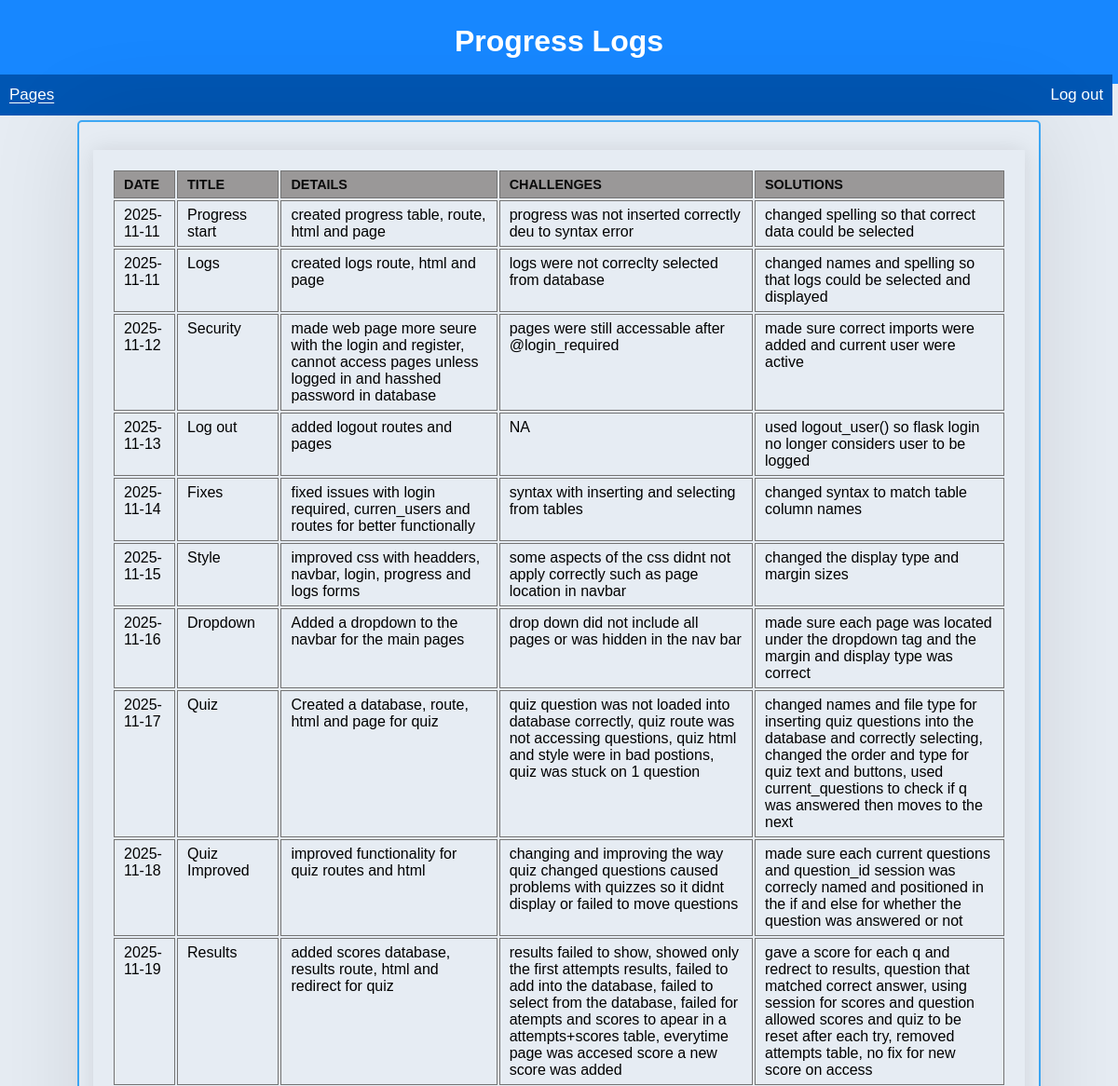
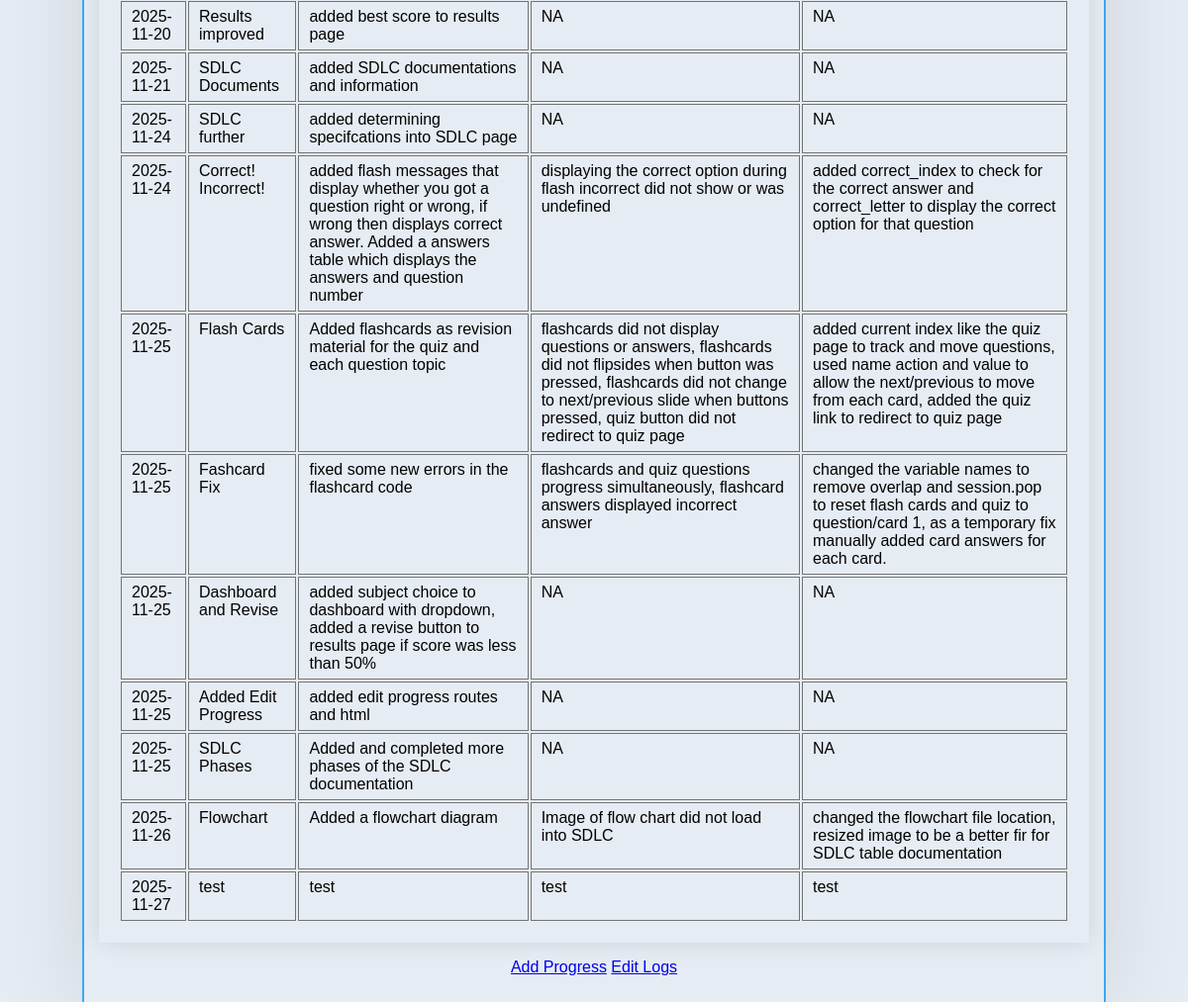
Screenshot of /logs (signed in) with the database file from the repository (2 pictures, top to bottom).
### tables this page shows
CREATE TABLE progresslogs (
    id INTEGER PRIMARY KEY AUTOINCREMENT,
    user_id INTEGER NOT NULL,
    date TEXT NOT NULL,
    title TEXT NOT NULL UNIQUE,
    details TEXT NOT NULL,
    image_path TEXT,
    challenges TEXT NOT NULL,
    solutions TEXT NOT NULL
);

### app.py (the view)
@app.route('/logs', methods = ['GET', 'POST'])
@login_required
def logs():
    conn = get_db_connection()
    cursor = conn.cursor()
    cursor.execute("SELECT date, title, details, challenges, solutions FROM progresslogs WHERE user_id = ? ORDER BY date ASC", (current_user.id,))
    posts = cursor.fetchall()
    conn.close()
    return render_template('logs.html', posts = posts, username=current_user.username)

### app.py (called while the page is built)
@login_manager.user_loader
def load_user(user_id):
    try:
        with get_db_connection() as conn:
            cursor = conn.cursor()
            cursor.execute(
                'SELECT id, username FROM Users WHERE id = ?',
                (user_id)
            )
            user = cursor.fetchone()
        if user:
            return User(id=user['id'], username=user['username'])
        return None
    except Exception as e:
        print(f"Error loading user {user_id}: {e}")  # Replace with proper logging later
        return None

def get_db_connection(): # connect to the database.db
    conn = sqlite3.connect('database.db')
    conn.row_factory = sqlite3.Row
    return conn

### templates/logs.html (shortened to what this page needs)
{% extends 'base.html' %}
{% block heading %}Progress Logs{% endblock %}
{% block content %}
<form class="table">
    {% if posts %}
        <table>
            <tr>
                <th>Date</th>
                <th>Title</th>
                <th>Details</th>
                <th>Challenges</th>
                <th>Solutions</th>
            </tr>
        {% for post in posts %}
            <tr>
                <td>{{ post.date }}</td>
                <td>{{ post.title }}</td>
                <td>{{ post.details }}</td>
                <td>{{ post.challenges }}</td>
                <td>{{ post.solutions }}</td>
            </tr>
        {% endfor%}
        </table>
        <p class="progress"><a href="{{ url_for('addprogress') }}">Add Progress</a>
        <a href="{{ url_for('edit_log') }}">Edit Logs</a></p>
    {%endif%}
</form>
{% endblock %}

### templates/base.html (shortened to what this page needs)
<!DOCTYPE html>
<html lang="en">
<head>
    <link rel="stylesheet" href="{{ url_for('static', filename='styles.css') }}">
</head>
<body>
    <header>
        <h1>{% block heading %}Smart Study Quiz App{% endblock %}</h1>
    </header>
    <navbar>
        {% if not current_user.is_authenticated %}
        <a href="{{ url_for('register') }}">Register</a>
        <a href="{{ url_for('login') }}">Login</a>
        {% else %}
        <div class="dropdown">
            <a href="#" class="dropbtn">Pages</a>
        </div>
        <a href="{{ url_for('logoff') }}">Log out</a>
        {% endif %}
    </navbar>
    <content>
        {% block content %}
        {% endblock %}
    </content>
</body>
</html>

### static/styles.css (style rules this page uses)
body { font-family: Arial, sans-serif; margin: 10px; padding: 0; background-color: #e6ecf3; color:black; }
header { background-color: #1787ff; color: white; margin: -10px; padding: 5px 15px; text-align: center; }
.dropdown { position: relative; display: flex; color: white; text-decoration: underline; text-underline-offset: 2.5px; }
navbar { background-color: #0056b3; width: 101.2%; margin: -10px; box-sizing: border-box; padding: 0; display: flex; justify-content: space-between; }
navbar a { color: white; font-size: 17px; text-decoration: none; display: flex; padding: 12px 10px; align-items: center; border-radius: 0; }
h1 { text-align: center; }
.table { max-width: 1000px; margin: 15px auto; padding: 15px; border-radius: 5px; box-shadow: 0 0 100px rgba(0,0,0, 0.1); align-content: center; vertical-align: top; }
td, th { vertical-align: top; }
.progress { text-align: center; border: #0a0a0a; }
form { max-width: 500px; margin: 15px auto; margin-top: 50px; padding: 15px; border-radius: 5px; box-shadow: 0 0 100px rgba(0, 8, 255, 0.1); align-content: center; border: 2px solid #3da7f4; }
table { max-width: 1500px; margin: 15px auto; padding: 20px; border-radius: 1px; box-shadow: 0 0 25px rgba(0,0,0, 0.1); align-content: center; }
table th, table td, table tr { border: 1px solid #737373; padding: 6px 10px; text-align: left; }
table th { background-color: #9a9898; color: #0a0a0a; font-weight: bold; text-transform: uppercase; font-size: 0.9em; }

### rows the page displays
progresslogs: date "2025-11-11", title "Progress start", details "created progress table, route, html and page", challenges "progress was not inserted correctly deu to syntax error", solutions "changed spelling so that correct data could be selected"
progresslogs: date "2025-11-11", title "Logs", details "created logs route, html and page", challenges "logs were not correclty selected from database", solutions "changed names and spelling so that logs could be selected and displayed"
progresslogs: date "2025-11-12", title "Security", details "made web page more seure with the login and register, cannot access pages unless logged in and hasshed password in database", challenges "pages were still accessable after @login_required", solutions "made sure correct imports were added and current user were active"
progresslogs: date "2025-11-13", title "Log out", details "added logout routes and pages", challenges "NA", solutions "used logout_user() so flask login no longer considers user to be logged"
progresslogs: date "2025-11-14", title "Fixes", details "fixed issues with login required, curren_users and routes for better functionally", challenges "syntax with inserting and selecting from tables", solutions "changed syntax to match table column names"
progresslogs: date "2025-11-15", title "Style", details "improved css with headders, navbar, login, progress and logs forms", challenges "some aspects of the css didnt not apply correctly such as page location in navbar", solutions "changed the display type and margin sizes"
progresslogs: date "2025-11-16", title "Dropdown", details "Added a dropdown to the navbar for the main pages", challenges "drop down did not include all pages or was hidden in the nav bar", solutions "made sure each page was located under the dropdown tag and the margin and display type was correct"
progresslogs: date "2025-11-17", title "Quiz", details "Created a database, route, html and page for quiz", challenges "quiz question was not loaded into database correctly, quiz route was not accessing questions, quiz html and style were in bad postions, quiz was stuck on 1 question", solutions "changed names and file type for inserting quiz questions into the database and correctly selecting, changed the order and type for quiz text and buttons, used current_questions to check if q was answered then moves to the next"
progresslogs: date "2025-11-18", title "Quiz Improved", details "improved functionality for quiz routes and html", challenges "changing and improving the way quiz changed questions caused problems with quizzes so it didnt display or failed to move questions", solutions "made sure each current questions and question_id session was correcly named and positioned in the if and else for whether the question was answered or not"
progresslogs: date "2025-11-19", title "Results", details "added scores database, results route, html and redirect for quiz", challenges "results failed to show, showed only the first attempts results, failed to add into the database, failed to select from the database, failed for atempts and scores to apear in a attempts+scores table, everytime page was accesed score a new score was added", solutions "gave a score for each q and redrect to results, question that matched correct answer, using session for scores and question allowed scores and quiz to be reset after each try, removed attempts table, no fix for new score on access"
progresslogs: date "2025-11-20", title "Results improved", details "added best score to results page", challenges "NA", solutions "NA"
progresslogs: date "2025-11-21", title "SDLC Documents", details "added SDLC documentations and information", challenges "NA", solutions "NA"
progresslogs: date "2025-11-24", title "SDLC further", details "added determining specifcations into SDLC page", challenges "NA", solutions "NA"
progresslogs: date "2025-11-24", title "Correct! Incorrect!", details "added flash messages that display whether you got a question right or wrong, if wrong then displays correct answer. Added a answers table which displays the answers and question number", challenges "displaying the correct option during flash incorrect did not show or was undefined", solutions "added correct_index to check for the correct answer and correct_letter to display the correct option for that question"
progresslogs: date "2025-11-25", title "Flash Cards", details "Added flashcards as revision material for the quiz and each question topic", challenges "flashcards did not display questions or answers, flashcards did not flipsides when button was pressed, flashcards did not change to next/previous slide when buttons pressed, quiz button did not redirect to quiz page", solutions "added current index like the quiz page to track and move questions, used name action and value to allow the next/previous to move from each card, added the quiz link to redirect to quiz page"
progresslogs: date "2025-11-25", title "Fashcard Fix", details "fixed some new errors in the flashcard code", challenges "flashcards and quiz questions progress simultaneously, flashcard answers displayed incorrect answer", solutions "changed the variable names to remove overlap and session.pop to reset flash cards and quiz to question/card 1, as a temporary fix manually added card answers for each card."
progresslogs: date "2025-11-25", title "Dashboard and Revise", details "added subject choice to dashboard with dropdown, added a revise button to results page if score was less than 50%", challenges "NA", solutions "NA"
progresslogs: date "2025-11-25", title "Added Edit Progress", details "added edit progress routes and html", challenges "NA", solutions "NA"
progresslogs: date "2025-11-25", title "SDLC Phases", details "Added and completed more phases of the SDLC documentation", challenges "NA", solutions "NA"
progresslogs: date "2025-11-26", title "Flowchart", details "Added a flowchart diagram", challenges "Image of flow chart did not load into SDLC", solutions "changed the flowchart file location, resized image to be a better fir for SDLC table documentation"
progresslogs: date "2025-11-27", title "test", details "test", challenges "test", solutions "test"
